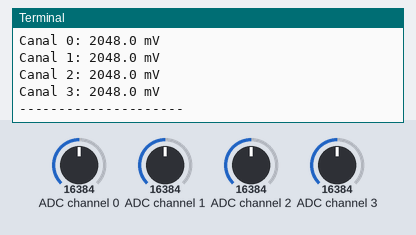
This program was run on a simulated Raspberry Pi (BCM pin numbers). On the bench: the last lines printed to the terminal. The inputs (shaded band) are chosen by the test bench; at power-on: ADC channel 0 = 16384, ADC channel 1 = 16384, ADC channel 2 = 16384, ADC channel 3 = 16384 (analog values on the 0–32767 scale).

Above: at 1.2 s.
1.3 s: ADC channel 0 set to 22936
2.8 s: ADC channel 1 set to 22936
4.3 s: ADC channel 2 set to 22936
At 4.8 s:
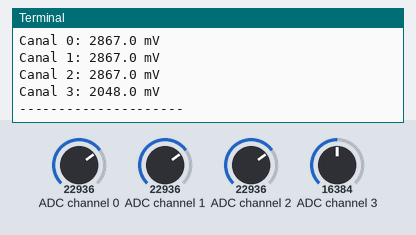
5.8 s: ADC channel 3 set to 22936
At 6.4 s:
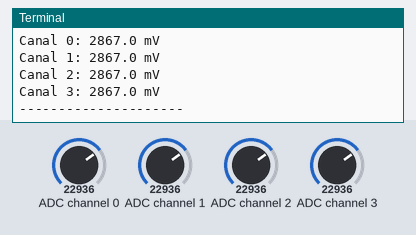
7.3 s: ADC channel 0 set to 31783
8.8 s: ADC channel 1 set to 31783
Timing chart, 0 to 11.3 s (numbered marks = the images above; inputs shaded):
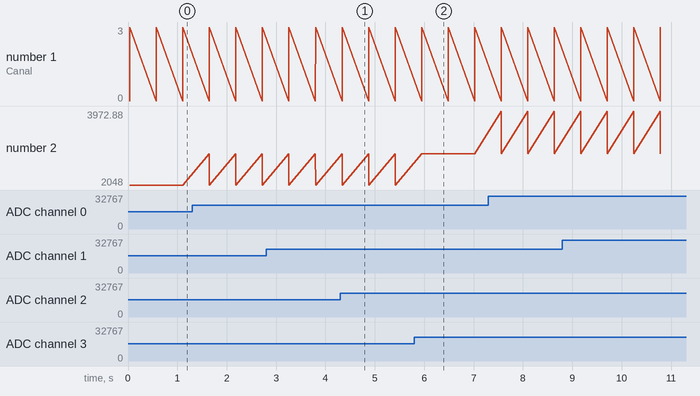

Measured:
- after the input at 4.3 s, the terminal: prints a new line at once (image 1)
- after the input at 5.8 s, the terminal: prints a new line after 0.15 s (image 2)

The program:

KY-053pi.py
```python
from Adafruit_ADS1x15 import ADS1x15
from time import sleep
import time, signal, sys, os
import RPi.GPIO as GPIO

GPIO.setmode(GPIO.BCM)
GPIO.setwarnings(False)

retraso = 0.5
# Asignar el ADS1x15 ADC
ADS1015 = 0x00
ADS1115 = 0x01
# Elegir la amplificación gain
gain = 4096    # +/- 4.096V
# gain = 2048  # +/- 2.048V
# gain = 1024  # +/- 1.024V
# gain = 512   # +/- 0.512V
# gain = 256   # +/- 0.256V

# Elegir el radio de muestreo
# sps = 8    # 8  Muestras por segundo
# sps = 16   # 16 Muestras por segundo
# sps = 32   # 32 Muestras por segundo
sps = 64     # 64 Muestras por segundo
# sps = 128  # 128 Muestras por segundo
# sps = 250  # 250 Muestras por segundo
# sps = 475  # 475 Muestras por segundo
# sps = 860  # 860 Muestras por segundo

# Asignando el canal ADC-Channel (1-4)
adc_channel_0 = 0    # Canal 0
adc_channel_1 = 1    # Canal 1
adc_channel_2 = 2    # Canal 2
adc_channel_3 = 3    # Canal 3
# Inicializa ADC (ADS1115)
adc = ADS1x15(ic=ADS1115)

try:
    while True:
        # Leemos los valores de cada ADC
        adc0 = adc.readADCSingleEnded(adc_channel_0, gain, sps)
        adc1 = adc.readADCSingleEnded(adc_channel_1, gain, sps)
        adc2 = adc.readADCSingleEnded(adc_channel_2, gain, sps)
        adc3 = adc.readADCSingleEnded(adc_channel_3, gain, sps)
        # Lo mostramos en la consola
        print("Canal 0:", adc0, "mV ")
        print("Canal 1:", adc1, "mV ")
        print("Canal 2:", adc2, "mV ")
        print("Canal 3:", adc3, "mV ")
        print("---------------------")
        time.sleep(retraso)

except KeyboardInterrupt:
    GPIO.cleanup()
```
